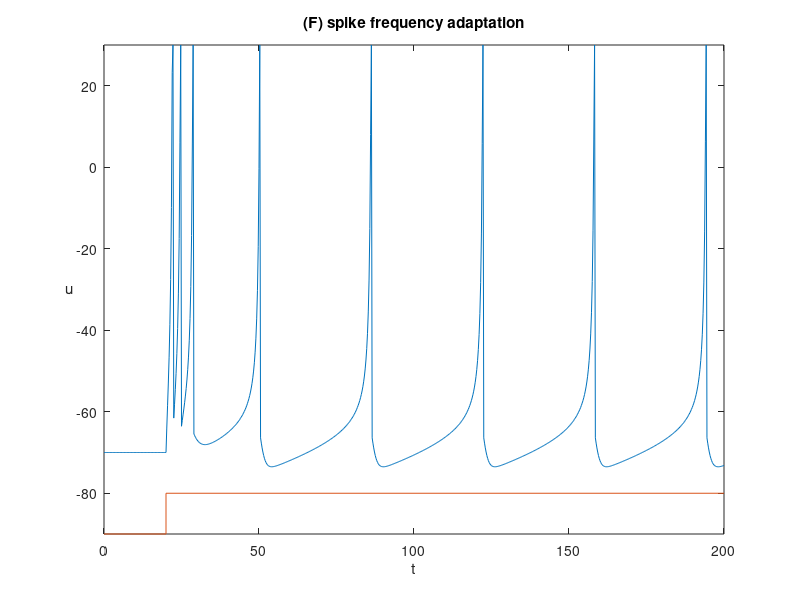
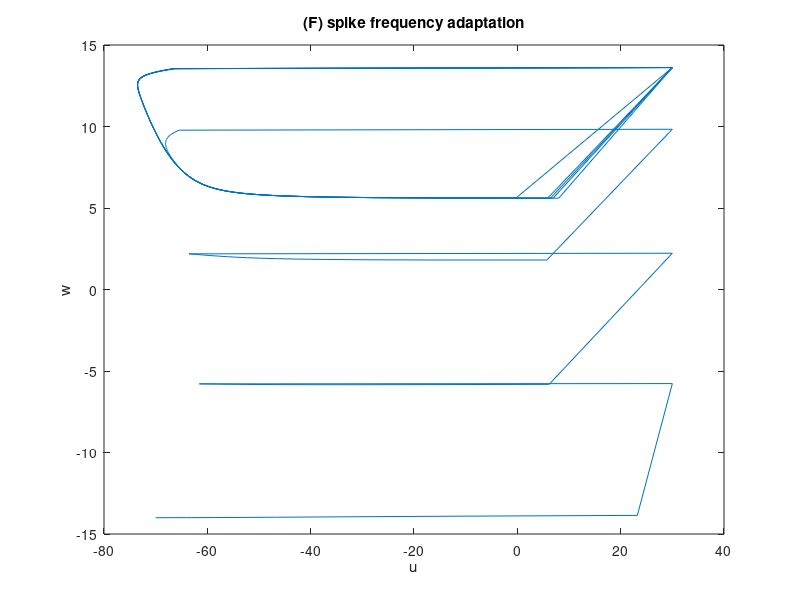

MATLAB code to generate these figures, in order:
a=0.01; b=0.2;  c=-65;  d=8;

u = [];
w = [];
u(1) = -70;
w(1) = b*u(1);

uFiltered = [];  % memorizzo le u
wFiltered = []; % memorizzo le w

tau = 0.25;  % discretizzazione tempo
tspan = 0:tau:200;  % durata esperimento
T1 = tspan(end)/10;  % dopo quanto forniamo corrente 

i=1;

for t=tspan
    
    if (t>T1) 
        I=24;
    else
        I=0;
    end
  
    u(i+1) = u(i) + tau*(0.04*u(i)^2 + 5*u(i) + 140 - w(i) + I);
    
    if u(i+1)>30
        uFiltered(end+1) = 30;
    else
        uFiltered(end+1) = u(i+1);
    end
    
    w(i+1) = w(i) + tau*a*(b*u(i+1) - w(i));
    
    if u(i+1)>30
        u(i+1) = c;
        w(i+1) = w(i+1) + d;
    end
    
    wFiltered(end+1) = w(i+1);
    
    i = i+1;
end

%%
plot(tspan,uFiltered,[0 T1 T1 max(tspan)],-90+[0 0 10 10]);
axis([0 max(tspan) -90 30])  
xlabel('t')
ylabel('u')
hYLabel = get(gca,'YLabel');
set(hYLabel,'rotation',0,'VerticalAlignment','middle')
title('(F) spike frequency adaptation');
savefig('./images/F_membrane.fig');

%%
plot(uFiltered, wFiltered);
xlabel('u');
ylabel('w');
title('(F) spike frequency adaptation');
savefig('./images/F_phase.fig');